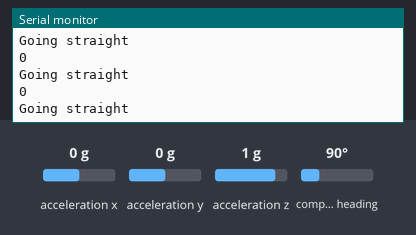
The sketch below on a simulated Arduino Uno, built with avr-gcc and run on an emulated ATmega328P. Shown: the last lines printed to the serial monitor. The inputs (shaded band) are chosen by the test bench; at power-on: compass heading 90°, acceleration x 0 g, acceleration y 0 g, acceleration z 1 g.

Above: at 2.2 s.
2.3 s: compass heading set to 7°
At 3.07 s:
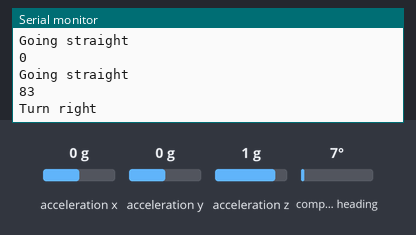
4.7 s: compass heading set to 180°
At 5.48 s:
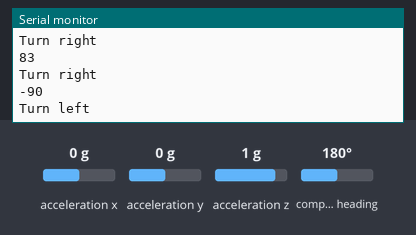
Timing chart, 0 to 7.7 s (numbered marks = the images above; inputs shaded):
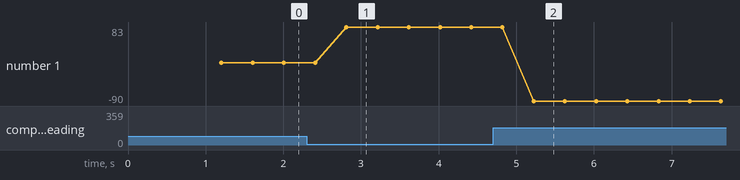

The sketch:

imu_test.ino
```cpp
#include <Wire.h>
#include <Adafruit_Sensor.h>
#include <Adafruit_BNO055.h>
#include <utility/imumaths.h>

Adafruit_BNO055 bno = Adafruit_BNO055(55);

int xval=0;

void setup(void)
{
  Serial.begin(9600);

  /* Initialise the sensor */
  if(!bno.begin()) {
    Serial.print("No BNO055 detected!");
    while(1);
  }

  delay(1000);

  bno.setExtCrystalUse(true);

  sensors_event_t imu_event;
  bno.getEvent(&imu_event);

  xval = imu_event.orientation.x, 4;

}

void loop(void)
{
   /* Get a new sensor event */
  sensors_event_t imu_event;
  bno.getEvent(&imu_event);

  /* Display the floating point data */
  //Serial.print("X: ");  Serial.println(imu_event.orientation.x, 4);
  //Serial.print("\tY: ");  Serial.print(imu_event.orientation.y, 4);
  //Serial.print("\tZ: ");  Serial.println(imu_event.orientation.z, 4);

  delay(200);

  int diff = xval - imu_event.orientation.x;
  Serial.println(diff);

  if(abs(diff) > 3) { // Robot went off course
    if((diff > 3 && diff < 180) || (diff < -180 && diff >-357)) { // Robot turned left
      //speed up left motor
      Serial.println("Turn right");
    }
    else if ((diff > -180 && diff <-3) || (diff < 357 && diff> 180)) { // Robot turned right
      //speed up right motor
      Serial.println("Turn left");
    }
  }
  else {
    // Run motors normally
    Serial.println("Going straight");
  }

  delay(200);
}

/*
    if(abs(diff) > 10) { // Robot went off course
    if((diff >= 10 && diff < 100) || (diff <=350 && diff > -250)) { // Robot turned left
      //speed up left motor
      Serial.println("Turn right");
    }
    else if ((diff <=-10 && diff > -100) || (diff <= 350 && diff> 250)) { // Robot turned right
      //speed up right motor
      Serial.println("Turn left");
    }
  }
*/
```

Measured:
- after the input at 2.3 s, the serial monitor: prints a new line after 0.51 s (image 1)
- after the input at 4.7 s, the serial monitor: prints a new line after 0.52 s (image 2)
- plotted number 1: 0 → 83 after the input at 2.3 s, 83 → -90 after the input at 4.7 s
